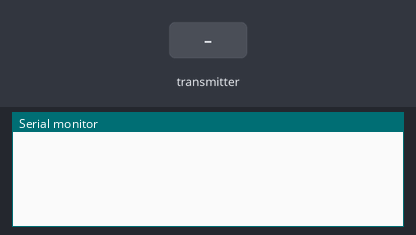
Simulated run of this sketch. Board: ESP8266 (NodeMCU). Parts: the last lines printed to the serial monitor. Inputs (shaded band) come from the test bench.

Above: at 1.2 s.
1.3 s: the transmitter starts sending a = 0
At 1.61 s:
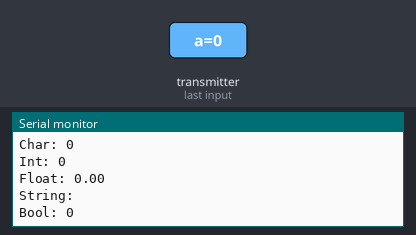
2.8 s: the transmitter starts sending b = 256
4.3 s: the transmitter starts sending c = 25
5.8 s: the transmitter starts sending e = 1
At 6.11 s:
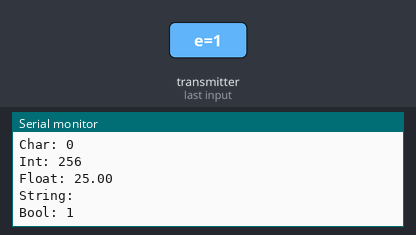
7.3 s: the transmitter starts sending a = 1
8.8 s: the transmitter starts sending b = 512
Timing chart, 0 to 11.3 s (numbered marks = the images above; inputs shaded):
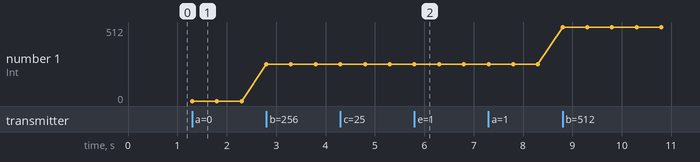

The sketch:

ESP-NOW-Receiver.ino
```cpp
/*
                                  ESP8266 ESP-NOW Receiver

    - Sebelum melakukan uplaod program pastikan untuk MAC Address dari Sender sudah benar
    - Sebagai contoh data yang diterima ada 5 jenis:
      a => type data char
      b => type data integer
      c => type data float
      d => type data String
      e => type data boolean

*/

#include <ESP8266WiFi.h>
#include <espnow.h>

typedef struct struct_message {
  char a[32];
  int b;
  float c;
  String d;
  bool e;
} struct_message;

struct_message msg;

//=========================================================================
void OnDataRecv(uint8_t *mac, uint8_t *incomingData, uint8_t len) {
  memcpy(&msg, incomingData, sizeof(msg));
  Serial.print("Bytes received: ");
  Serial.println(len);
  Serial.print("Char: ");
  Serial.println(msg.a);
  Serial.print("Int: ");
  Serial.println(msg.b);
  Serial.print("Float: ");
  Serial.println(msg.c);
  Serial.print("String: ");
  Serial.println(msg.d);
  Serial.print("Bool: ");
  Serial.println(msg.e);
  Serial.println();
}

//=========================================================================
void setup() {
  Serial.begin(115200);
  WiFi.mode(WIFI_STA);

  if (esp_now_init() != 0) {
    Serial.println("Error initializing ESP-NOW");
    return;
  }

  esp_now_set_self_role(ESP_NOW_ROLE_SLAVE);
  esp_now_register_recv_cb(OnDataRecv);
}

//=========================================================================
void loop() {}
```

Measured:
- after the input at 1.3 s, the serial monitor: prints a new line at once (image 1)
- after the input at 5.8 s, the serial monitor: prints a new line at once (image 2)
- plotted number 1: 0 → 256 after the input at 2.8 s, 256 → 512 after the input at 8.8 s
